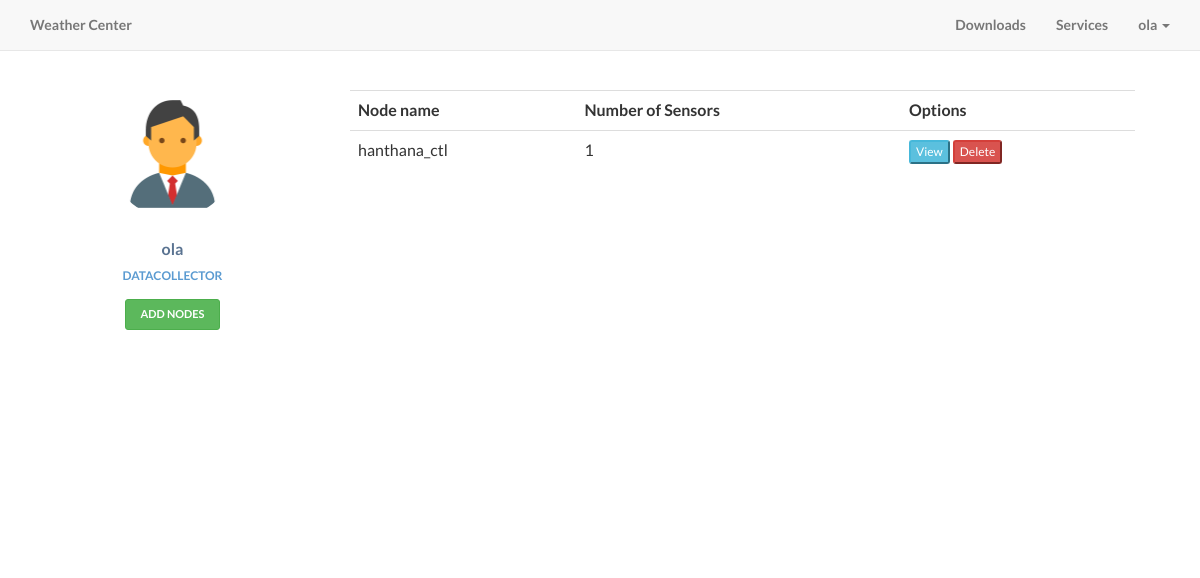
Screenshot of /profile.php (signed in) with the database file from the repository.
### tables this page shows
CREATE TABLE IF NOT EXISTS `user` (
  `username` varchar(25) NOT NULL,
  `email` varchar(255) NOT NULL,
  `email_code` varchar(255) NOT NULL,
  `password` text NOT NULL,
  `generated_string` varchar(255) NOT NULL,
  `confirmed` int(1) NOT NULL,
`id` int(11) NOT NULL,
  `freq` int(11) NOT NULL DEFAULT '1800',
  `type` varchar(10) NOT NULL DEFAULT 'user'
);

CREATE TABLE IF NOT EXISTS `user_node` (
  `node_id` int(11) NOT NULL,
  `user_id` int(11) NOT NULL
);

CREATE TABLE IF NOT EXISTS `node` (
`node_id` int(11) NOT NULL,
  `node_name` varchar(50) NOT NULL,
  `location` int(11) NOT NULL,
  `node_type` varchar(50) NOT NULL,
  `uniq_str` varchar(100) NOT NULL,
  `time_stamp` timestamp NOT NULL DEFAULT CURRENT_TIMESTAMP
);

### lib/classes/Database.php (called while the page is built, shortened)
<?php
class Database {
    private $db;
    private static $instance=NULL;
    private $config = array(
                            'host'      => 'localhost',
                            'username' 	=> 'root',
                            'password' 	=> '',
                            'dbname' 	=> 'weather'
                            );
    private function __construct() {
        try
        {
            $this->db = new PDO('mysql:host=' . $this->config['host'] . ';dbname=' . $this->config['dbname'], $this->config['username'], $this->config['password']);
            $this->db->setAttribute(PDO::ATTR_ERRMODE, PDO::ERRMODE_EXCEPTION);
        } catch (PDOException $e) {
            die($e->getMessage());
            exit();
        }
    }
    public static function getConnection()
    {
        if(self::$instance==NULL)
        {
            self::$instance = new Database();
        }
        return self::$instance;
    }
    public function prepare($sql)
    {
        return $this->db->prepare($sql);
    }
}

### lib/classes/User.php (called while the page is built, shortened)
<?php
require 'Node.php';
class User extends Visitor {
    protected $db;
    protected $username;
    protected $confirmed;
    protected $id;
    public function __construct() {
        $this->db = Database::getConnection();
        switch( func_num_args() ) {
            case 0:
                self::__construct1();
                break;
            case 1:
                self::__construct2($argv[0]);
                break;
         }
    }
    public function __construct1()
    {
        if($this->loggedIn())
        {
            $this->id = $_SESSION['id'];
            $this->setUsername($this->getUserId());
            $this->setEmail($this->getUserId());
            $this->setConfirmed($this->getUserId());
        }
    }
    public function __construct2($id)
    {
        $this->id = $id;
        $this->setUsername($id);
        $this->setEmail($id);
        $this->setConfirmed($id);
    }
    public function getUsername()
    {
        return $this->username;
    }
    public function getConfirmed()
    {
        return $this->confirmed;
    }
    public function setUsername($id)
    {
        $query = $this->db->prepare("SELECT `username` FROM `user` WHERE `id` = ?");
        $query->bindValue(1,$id);
        try
        {
            $query->execute();
            $this->username =  $query->fetchColumn();
        } catch (PDOException $e) {
            die($e->getMessage());
        }
    }
    public function setConfirmed($id)
    {
        $query = $this->db->prepare("SELECT `confirmed` FROM `user` WHERE `id` = ?");
        $query->bindValue(1,$id);
        try {
            $query->execute();
            $this->confirmed =  $query->fetchColumn();
        } catch (PDOException $e) {
            die($e->getMessage());
        }
    }
    public function setEmail($id)
    {
        $query = $this->db->prepare("SELECT `email` FROM `user` WHERE `id` = ?");
        $query->bindValue(1,$id);
        try {
            $query->execute();
        } catch (PDOException $e) {
            die($e->getMessage());
        }
    }
    public function getNodes()
    {
        $query = $this->db->prepare("SELECT `node_id` FROM `user_node` WHERE `user_id` = ?");
        $query->bindValue(1,  $this->getUserId());
        try
        {
            $query->execute();
            $node_data = $query->fetchAll();
            $nodes = NULL;
           foreach ($node_data as $node_ids)
            {
               $nodes[]=new Node($node_ids['node_id']);
            }
            return $nodes;
        } catch (PDOException  $e) {
            die($e->getMessage());
        }
    }
    public function isAdmin()
    {
        $query = $this->db->prepare("SELECT `type` FROM `user` WHERE `id` = ?");
        $query->bindValue(1, $this->getUserId());
        try
        {
            $query->execute();
            $result = $query->fetchColumn();
            if($result=='admin')
                return true;
            else
                return false;
        }
        catch (PDOException $e)
        {
            die($e->getMessage());
        }
    }
    public function loggedIn()
    {
            if(!empty($_SESSION['id']))
            {
                    return true;
            }
            else
            {
                    return false;
            }
    }
    public function getUserId()
    {
        return $this->id;
    }
    public function hasNodes()
    {
        $query = $this->db->prepare("SELECT COUNT(*) FROM `user_node` WHERE `user_id` = ?");
        $query->bindValue(1,  $this->getUserId());
        try
        {
            $query->execute();
            $data = $query->fetchColumn();
            if($data==0)
            {
                return false;
            }
            else
            {
                return true;
            }
        } catch (PDOException $e) {
            die($e->getMessage());
        }
    }
}

### lib/init.php (called while the page is built, shortened)
<?php
require 'classes/Database.php';
require 'classes/User.php';
if(isset($_SESSION['id']))
{
    $user = new User($_SESSION['id']);
}
else
{
    $user = new User();
}

### lib/classes/Node.php (called while the page is built, shortened)
<?php
class Node {
    private $db;
    public function __construct() {
        $this->db = Database::getConnection();
        switch( func_num_args() ) {
            case 1:
                self::__construct1($argv[0]);
                break;
         }
    }
    public function __construct1($id)
    {
        $this->setName($id);
        $this->setOwnerId($id);
        $this->setUniqStr($id);
        $this->setType($id);
        $this->setLastUpload($id);
    }
    public function setName($id)
    {
        $query = $this->db->prepare("SELECT `node_name` FROM `node` WHERE `node_id` = ?");
        $query->bindValue(1,$id);
        try
        {
           $query->execute();
        }
        catch(PDOException $e)
        {
           die($e->getMessage());
        }
    }
    public function setUniqStr($id)
    {
        $query = $this->db->prepare("SELECT `uniq_str` FROM `node` WHERE `node_id` = ?");
        $query->bindValue(1,$id);
        try
        {
            $query->execute();
        }
        catch(PDOException $e)
        {
            die($e->getMessage());
        }
    }
    public function setType($id)
    {
        $query = $this->db->prepare("SELECT `node_type` FROM `node` WHERE `node_id` = ?");
        $query->bindValue(1,$id);
        try
        {
            $query->execute();
        }
        catch(PDOException $e)
        {
            die($e->getMessage());
        }
    }
    public function setOwnerId($id)
    {
        $query = $this->db->prepare("SELECT `user_id` FROM `user_node` WHERE `node_id` = ?");
        $query->bindValue(1,$id);
        try
        {
            $query->execute();
        }
        catch(PDOException $e)
        {
            die($e->getMessage());
        }
    }
    public function setLastUpload($id)
    {
        $query = $this->db->prepare("SELECT `time_stamp` FROM `node` WHERE `node_id` = ?");
        $query->bindValue(1,$id);
        try
        {
           $query->execute();
        }
        catch(PDOException $e)
        {
           die($e->getMessage());
        }
    }
}

### profile.php (the view, shortened to what this page needs)
<?php
    require 'lib/init.php';
    if ($user->hasNodes())
    {
        $my_nodes = $user->getNodes();
    }
?>
<html>
    <head>
        <?php
            include 'reqs/head.php';
        ?>
    </head>
    <body>
        <?php
            include 'reqs/menu.php';
        ?>
        <div class="container">
            <div class="row profile">
                        <div class="col-md-3">
                                <div class="profile-sidebar">
                                        <div class="profile-userpic">
                                            <a href="profile.php"><img src="img/avatar/defaultm.png" class="img-responsive" alt="<?php echo $user->getUsername(); ?>"></a>
                                        </div>
                                        <div class="profile-usertitle">
                                                <div class="profile-usertitle-name">
                                                        <?php echo $user->getUsername(); ?>
                                                </div>
                                                <div class="profile-usertitle-job">
                                                        <?php if($user->isAdmin()){echo 'Admin';} else {echo "DataCollector";} ?>
                                                </div>
                                        </div>
                                        <div class="profile-userbuttons">
                                            <?php
                                                if($user->loggedIn())
                                                {
                                            ?>
                                            <a href="add_node.php" class="btn btn-success btn-sm">Add Nodes</a>
                                            <?php
                                                }
                                            ?>
                                        </div>
                                </div>
                        </div>
                        <div class="col-md-9">
                            <div class="profile-content">
                                    <?php
                                    if($user->hasNodes())
                                    {
                                    ?>
                                    <table class="table table-hover">
                                        <tr>
                                            <th>Node name</th>
                                            <th>Number of Sensors</th>
                                            <th>Options</th>
                                        </tr>
                                    <?php
                                        foreach ($my_nodes as $node)
                                        {
                                    ?>
                                        <tr>
                                            <td>
                                                    <?php echo $node->getName(); ?>
                                            </td>
                                            <td>
                                                <?php
                                                    echo $node->getSensorCount();
                                                ?>
                                            </td>
                                            <td>
                                                <form method="POST" action="">
                                                    <input type="button" class="btn-xs btn-info" onclick="location.href='node_data.php?id=<?php echo $node->getNodeId(); ?>'" value="View">
                                                    <input class="btn-xs btn-danger right" type="submit" name="delete" value="Delete">
                                                </form>
                                            </td>
                                        </tr>
                                    <?php
                                        }
                                    ?>
                                    </table>
                                    <?php
                                    }
                                    ?>
                            </div>
                        </div>
                </div>
        </div>
    </body>
</html>

### reqs/menu.php (shortened to what this page needs)
<nav class="navbar navbar-default navbar-fixed-top topnav" role="navigation">
    <div class="container topnav">
        <div class="navbar-header">
            <a class="navbar-brand topnav" href="index.php">Weather Center</a>
        </div>
        <div class="collapse navbar-collapse" id="bs-example-navbar-collapse-1">
            <ul class="nav navbar-nav navbar-right">
                <li>
                    <a href="#">Downloads</a>
                </li>
                <li>
                    <a href="#">Services</a>
                </li>
                    <?php
                        $user = new User();
                        if(!$user->loggedIn())
                        {
                    ?>
                        <li>
                            <a href="login.php">Login</a>
                        </li>
                    <?php
                        }
                        else
                        {
                    ?>
                        <li class="dropdown">
                            <a href="#" class="dropdown-toggle" data-toggle="dropdown" role="button" aria-haspopup="true" aria-expanded="false"><?php echo $user->getUsername();?> <span class="caret"></span></a>
                        </li>
                    <?php
                        }
                    ?>
            </ul>
        </div>
    </div>
</nav>

### css/landing-page.css (style rules this page uses)
body, html { width: 100%; height: 100%; }
body, h1, h2, h3, h4, h5, h6 { font-family: "Lato","Helvetica Neue",Helvetica,Arial,sans-serif; font-weight: 700; }
.topnav { font-size: 14px; }

### css/app.css (style rules this page uses)
.profile { margin: 20px 0; }
.profile-sidebar { padding: 20px 0 10px 0; background: #fff; }
.profile-userpic img { float: none; margin: 0 auto; width: 50%; -webkit-border-radius: 50% !important; -moz-border-radius: 50% !important; border-radius: 50% !important; }
.profile-usertitle { text-align: center; margin-top: 20px; }
.profile-usertitle-name { color: #5a7391; font-size: 16px; font-weight: 600; margin-bottom: 7px; }
.profile-usertitle-job { text-transform: uppercase; color: #5b9bd1; font-size: 12px; font-weight: 600; margin-bottom: 15px; }
.profile-userbuttons { text-align: center; margin-top: 10px; }
.profile-userbuttons .btn { text-transform: uppercase; font-size: 11px; font-weight: 600; padding: 6px 15px; margin-right: 5px; }
.profile-userbuttons .btn:last-child { margin-right: 0px; }
.profile-content { padding: 20px; background: #fff; min-height: 460px; border: 0,1px,0,0; }

### rows the page displays
user: username "ola"
user_node: node.node_name "hanthana_ctl", SensorCount "1"
